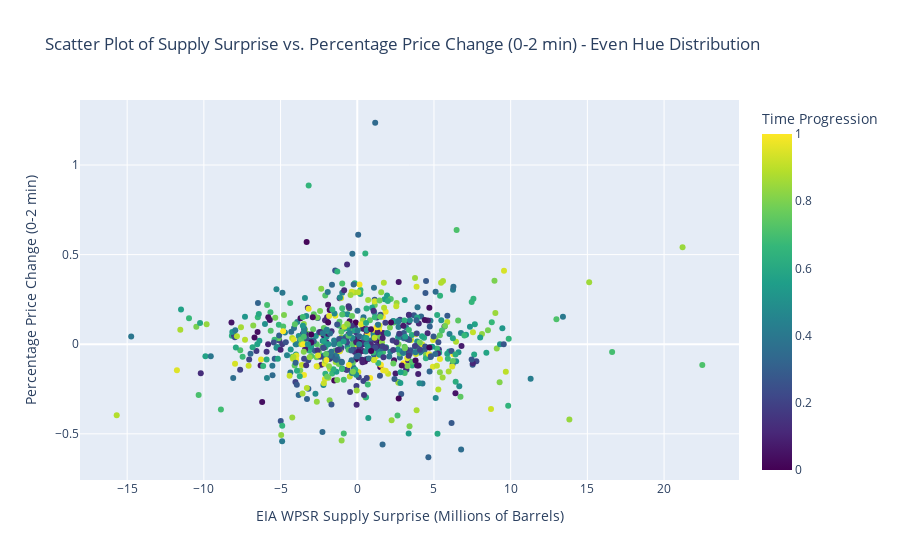

The notebook cell this image was saved under:
### Code cell
# Assuming date_percentage_change_df is already created and 'Start_Datetime' is a datetime column

# 1. Convert 'Start_Datetime' to datetime objects (ensure it's datetime)
date_percentage_change_df['Start_Datetime'] = pd.to_datetime(date_percentage_change_df['Start_Datetime'])

# 2. Calculate a numerical time representation for even color distribution
min_datetime = date_percentage_change_df['Start_Datetime'].min()
max_datetime = date_percentage_change_df['Start_Datetime'].max()

# Calculate the proportion of time elapsed since the earliest date
date_percentage_change_df['Time_Proportion'] = (date_percentage_change_df['Start_Datetime'] - min_datetime) / (max_datetime - min_datetime)

# If all dates are the same, handle the case to avoid division by zero (optional, but robust)
if (max_datetime - min_datetime) == pd.Timedelta(0):
    date_percentage_change_df['Time_Proportion'] = 0.5 # Or any constant value for uniform color

# 3. Create the interactive scatter plot using Plotly Express, coloring by 'Time_Proportion'
fig_scatter_surprise_vs_pricechange_even_hue = px.scatter(
    date_percentage_change_df,
    x='supply_surprise',
    y='Percentage_Change_0to2min',
    color='Time_Proportion',  # Color by the numerical time proportion
    hover_data=['Date', 'Start_Datetime', 'End_Datetime', 'Start_Price', 'End_Price'],
    title='Scatter Plot of Supply Surprise vs. Percentage Price Change (0-2 min) - Even Hue Distribution',
    labels={
        'supply_surprise': 'EIA WPSR Supply Surprise (Millions of Barrels)',
        'Percentage_Change_0to2min': 'Percentage Price Change (0-2 min)',
        'Time_Proportion': 'Time Progression' # Label for color legend
    },
    color_continuous_scale=px.colors.sequential.Viridis # Keep the same or choose a different colorscale
)

fig_scatter_surprise_vs_pricechange_even_hue.update_layout(
    xaxis_title='EIA WPSR Supply Surprise (Millions of Barrels)',
    yaxis_title='Percentage Price Change (0-2 min)'
)

fig_scatter_surprise_vs_pricechange_even_hue.show()

### Figure 1 — Plotly figure (JSON) as saved in the notebook; plotly's stock layout.template omitted (floating-point values rounded to 4 significant figures; data arrays with more than 128 entries replaced by an {"elided": "..."} marker saying what was removed)
{"data": [{"customdata": {"elided": "729x5 mixed values"}, "hovertemplate": "EIA WPSR Supply Surprise (Millions of Barrels)=%{x}<br>Percentage Price Change (0-2 min)=%{y}<br>Date=%{customdata[0]}<br>Start_Datetime=%{customdata[1]}<br>End_Datetime=%{customdata[2]}<br>Start_Price=%{customdata[3]}<br>End_Price=%{customdata[4]}<br>Time Progression=%{marker.color}<extra></extra>", "legendgroup": "", "marker": {"color": {"elided": "729 float values"}, "coloraxis": "coloraxis", "symbol": "circle"}, "mode": "markers", "name": "", "orientation": "v", "showlegend": false, "type": "scatter", "x": {"elided": "729 float values"}, "xaxis": "x", "y": {"elided": "729 float values"}, "yaxis": "y"}], "layout": {"coloraxis": {"colorbar": {"title": {"text": "Time Progression"}}, "colorscale": [[0, "#440154"], [0.1111, "#482878"], [0.2222, "#3e4989"], [0.3333, "#31688e"], [0.4444, "#26828e"], [0.5556, "#1f9e89"], [0.6667, "#35b779"], [0.7778, "#6ece58"], [0.8889, "#b5de2b"], [1, "#fde725"]]}, "legend": {"tracegroupgap": 0}, "title": {"text": "Scatter Plot of Supply Surprise vs. Percentage Price Change (0-2 min) - Even Hue Distribution"}, "xaxis": {"anchor": "y", "domain": [0, 1], "title": {"text": "EIA WPSR Supply Surprise (Millions of Barrels)"}}, "yaxis": {"anchor": "x", "domain": [0, 1], "title": {"text": "Percentage Price Change (0-2 min)"}}}}
